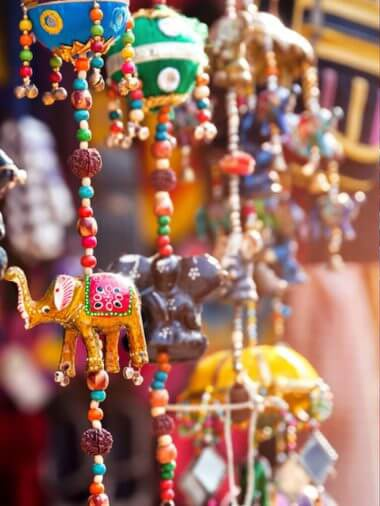
#> input picture Intro_OpenCV/VSCODE/7.jpg, 380 x 506 px, found by its file name
$ python 25_HoughCIRCULOS.py
#> lines starting #> are read from the running program, lines starting #| are printed output that depends on the picture
import cv2
import numpy as np

dir = "Intro_OpenCV/tratamiento_imagenes/"
imagen = cv2.imread(dir + "7.jpg", 1)
#> imagen is the input picture: shape (506, 380, 3); mean B, G, R 99, 114.7, 154.5
img = imagen.copy()

gris = cv2.cvtColor(img, cv2.COLOR_BGR2GRAY)
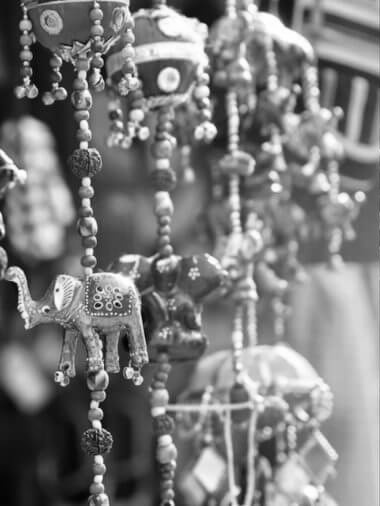
#> gris: shape (506, 380); min 0, max 255, mean 124.8

circulos = cv2.HoughCircles(
    gris, cv2.HOUGH_GRADIENT, 1, 20, param1=50, param2=50, minRadius=10, maxRadius=100
)
#> circulos = 95 rows, first 8: [133.5, 232.5, 99.4], [139.5, 203.5, 99.4], [100.5, 233.5, 99.4], [193.5, 314.5, 90.6], [123.5, 157.5, 97.2], [171.5, 149.5, 91.7], [163.5, 214.5, 90.6], [119.5, 205.5, 97.2]
print(circulos)
#> (printed output is left out)

circulos = np.uint16(np.around(circulos))
#> circulos = 95 rows, first 8: [134, 232, 99], [140, 204, 99], [100, 234, 99], [194, 314, 91], [124, 158, 97], [172, 150, 92], [164, 214, 91], [120, 206, 97]
print(circulos)
#> (printed output is left out)

cv2.imshow("Imagen Original", imagen)

for i in circulos[0, :]:
    # Dibujar el círculo
    cv2.circle(img, (i[0], i[1]), i[2], (0, 255, 0), 2)
    # Dibujar el centro del círculo
    cv2.circle(img, (i[0], i[1]), 2, (0, 0, 255), 3)

    cv2.waitKey(0)
    cv2.imshow("Circulos Detectados", img)
#> this loop made 95 passes
#> i on passes 1 to 12: [134, 232, 99], [140, 204, 99], [100, 234, 99], [194, 314, 91], [124, 158, 97], [172, 150, 92], [164, 214, 91], [120, 206, 97], [200, 346, 83], [156, 176, 90], [158, 78, 62], [104, 162, 78]
#> pass 1, `cv2.imshow("Circulos Detectados", img)`:
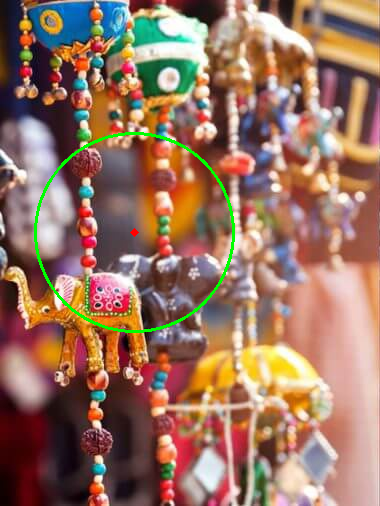
#> window 'Circulos Detectados': shape (506, 380, 3); mean B, G, R 98, 116, 152.9
#> pass 2, `cv2.imshow("Circulos Detectados", img)`:
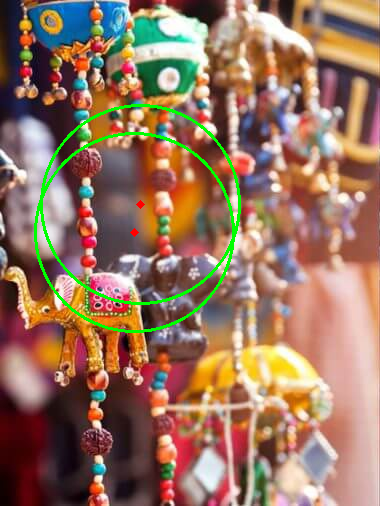
#> window 'Circulos Detectados': shape (506, 380, 3); mean B, G, R 96.8, 117.2, 151.4
#> after the loop:
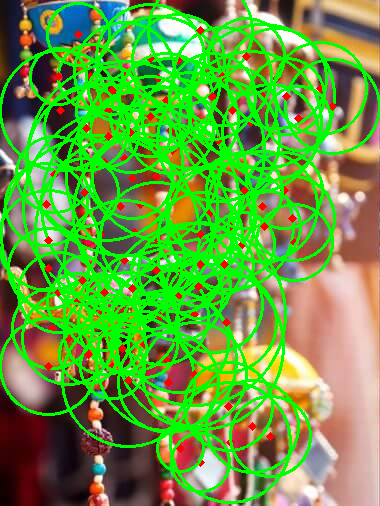
#> img: shape (506, 380, 3); mean B, G, R 65.8, 157, 104.6

cv2.waitKey(0)
cv2.destroyAllWindows()

$ run again, with Intro_OpenCV/VSCODE/11.jpg copied over Intro_OpenCV/VSCODE/7.jpg
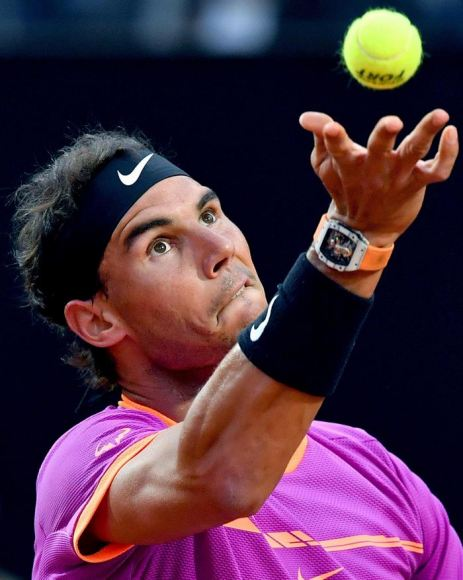
#> input picture Intro_OpenCV/VSCODE/11.jpg, 463 x 580 px, found by its file name
#> imagen is the input picture: shape (580, 463, 3); mean B, G, R 68.3, 47.3, 77.5
#> `gris = cv2.cvtColor(img, cv2.COLOR_BGR2GRAY)`:
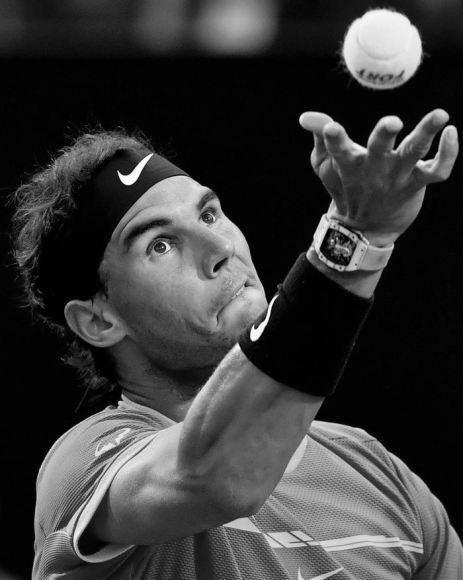
#> gris: shape (580, 463); min 0, max 255, mean 58.7
#> `circulos = cv2.HoughCircles( gris, cv2.HOUGH_GRADIENT, 1, 20, param1=5..`: circulos = 87 rows, first 8: [161.5, 340.5, 82.9], [265.5, 477.5, 92.8], [162.5, 311.5, 92.8], [276.5, 454.5, 99.4], [247.5, 465.5, 88.4], [175.5, 273.5, 70.8], [158.5, 365.5, 76.3], [159.5, 489.5, 77.4]
#> (printed output is left out)
#> `circulos = np.uint16(np.around(circulos))`: circulos = 87 rows, first 8: [162, 340, 83], [266, 478, 93], [162, 312, 93], [276, 454, 99], [248, 466, 88], [176, 274, 71], [158, 366, 76], [160, 490, 77]
#> (printed output is left out)
#> the loop `for i in circulos[0, :]:` made 87 passes
#> after the loop `for i in circulos[0, :]:`:
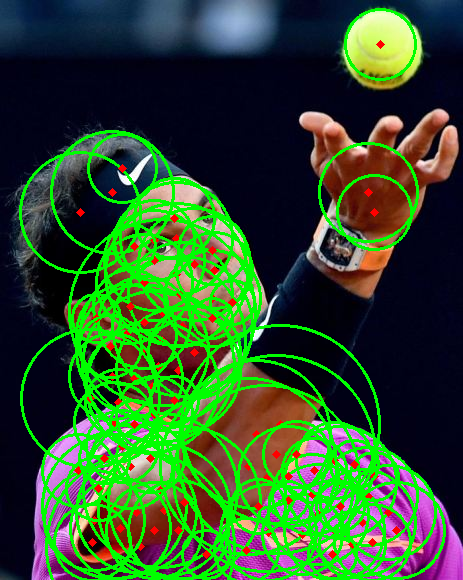
#> img: shape (580, 463, 3); mean B, G, R 43.8, 83.1, 47.9
